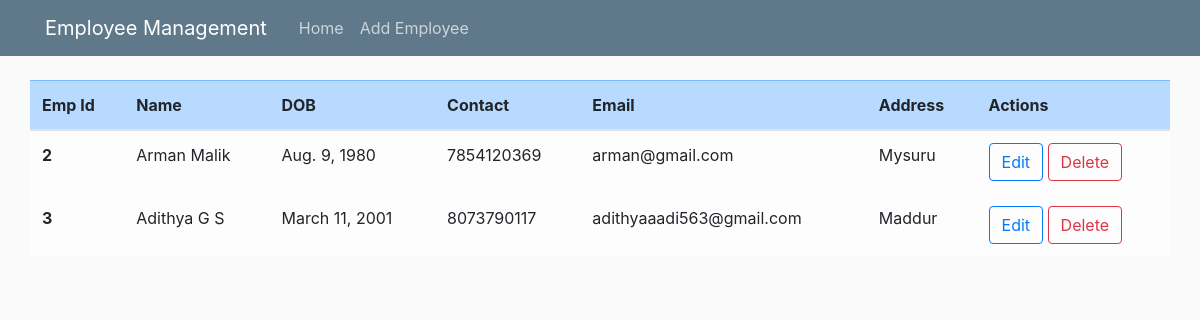
The page / on the database its author committed.
### crud/models.py (models this page shows, shortened)
class Employee(models.Model):
    first_name = models.CharField(max_length=50)
    last_name = models.CharField(max_length=50)
    dob = models.DateField(null=False, blank=False)
    contact = models.CharField(max_length=25)
    email = models.EmailField()
    address = models.TextField()

### crud/views.py (the view)
# urls.py: path('', views.home, name='home'),
def home(request):
    employees = Employee.objects.all()
    context = {
        'employees':employees
    }
    return render(request, 'crud/home.html', context)

### crud/templates/crud/home.html
{% extends "crud/base.html" %}
{% load static %}
{% block content %}
<table class="table">
    <thead>
        <tr class="table-primary">
            <th scope="col">Emp Id</th>
            <th scope="col">Name</th>
            <th scope="col">DOB</th>
            <th scope="col">Contact</th>
            <th scope="col">Email</th>
            <th scope="col">Address</th>
            <th scope="col">Actions</th>
        </tr>
    </thead>
    <tbody>
        {% for employee in  employees%}
        <tr class="table-light">
            <th scope="row">{{ employee.pk }}</th>
            <td>{{ employee.first_name }} {{ employee.last_name }}</td>
            <td>{{ employee.dob }}</td>
            <td>{{ employee.contact }}</td>
            <td>{{ employee.email }}</td>
            <td>{{ employee.address }}</td>
            <td><a href="{% url 'emp-update' employee.pk %}" class="btn btn-outline-primary">Edit</a>
                <a href="{% url 'emp-delete' employee.pk %}" class="btn btn-outline-danger">Delete</a>
            </td>
        </tr>
        {% endfor %}
    </tbody>
</table>
{% endblock content %}

### crud/templates/crud/base.html (shortened to what this page needs)
{% load static %}
<!doctype html>
<html lang="en">
<head>
  <link rel="stylesheet" href="https://stackpath.bootstrapcdn.com/bootstrap/4.5.0/css/bootstrap.min.css">
  <link rel="stylesheet" type="text/css" href="{% static 'crud/main.css' %}">
</head>
<body>
  <header class="site-header">
    <nav class="navbar navbar-expand-md navbar-dark bg-steel fixed-top">
      <div class="container">
        <a class="navbar-brand mr-4" href="{% url 'home' %}">Employee Management</a>
        <div class="collapse navbar-collapse" id="navbarToggle">
          <div class="navbar-nav mr-auto">
            <a class="nav-item nav-link" href="{% url 'home' %}">Home</a>
            <a class="nav-item nav-link" href="{% url 'add_employee' %}">Add Employee</a>
          </div>
        </div>
      </div>
    </nav>
  </header>
  <main role="main" class="container">
    <div class="row">
      {% block content %}
      {% endblock %}
    </div>
  </main>
</body>
</html>

### crud/static/crud/main.css (style rules this page uses)
body { background: #fafafa; color: #333333; margin-top: 5rem; }
.bg-steel { background-color: #5f788a; }
.site-header .navbar-nav .nav-link { color: #cbd5db; }

### rows shown on the page
Employee: pk "2", first_name "Arman", last_name "Malik", dob "Aug. 9, 1980", contact "7854120369", email "arman@gmail.com", address "Mysuru"
Employee: pk "3", first_name "Adithya", last_name "G S", dob "March 11, 2001", contact "8073790117", email "adithyaaadi563@gmail.com", address "Maddur"
